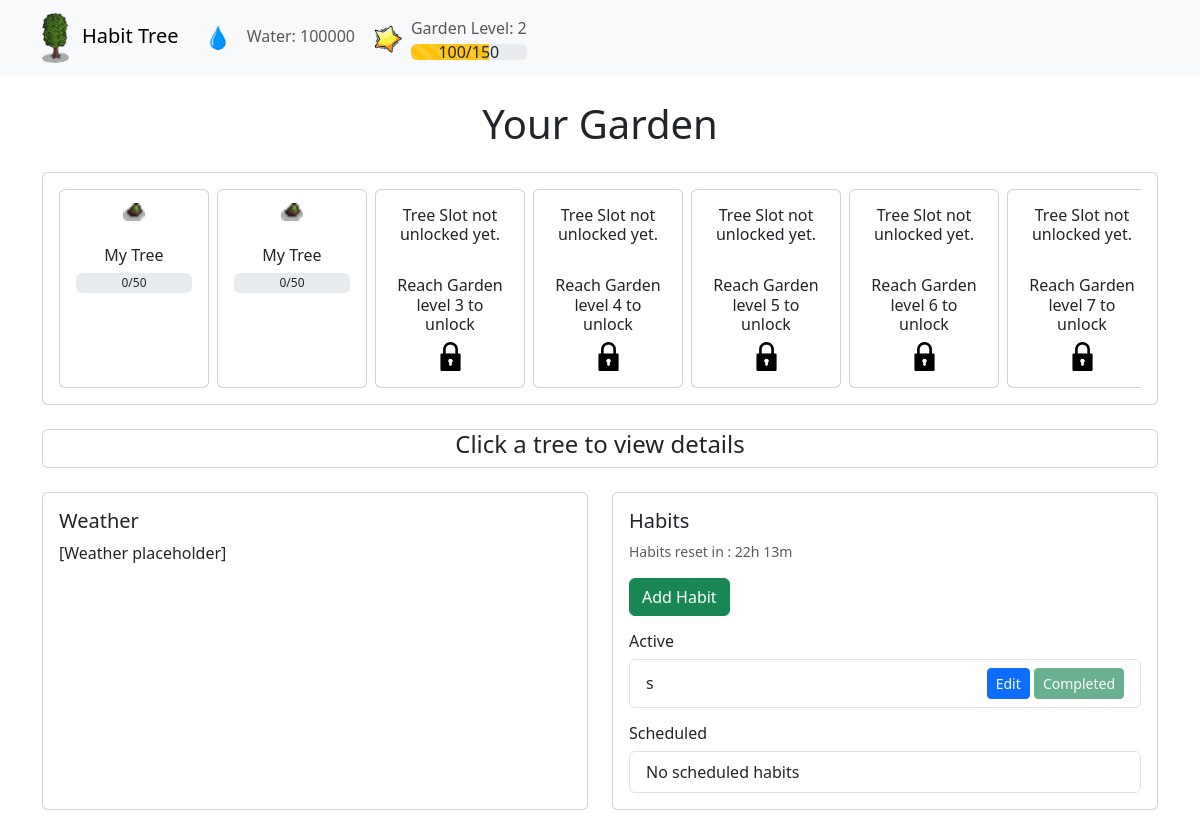
The page / on the database its author committed.
### tables this page shows
CREATE TABLE Garden (
                Creation_Date TEXT,
                Level INTEGER,
                Experience INTEGER,
                Experience_Required INTEGER,
                Water INTEGER
            );

CREATE TABLE Trees (
                Name TEXT,
                Creation_Date TEXT,
                Stage INTEGER,
                Water INTEGER,
                Water_Required INTEGER,
                Last_Watered TEXT
            );

CREATE TABLE Habits (
                Name TEXT PRIMARY KEY,
                Creation_Date TEXT,
                Priority INTEGER,
                Days_Of_The_Week TEXT,
                Completed BOOLEAN
            );

### app/app.py (the view)
@app.route('/')
def index():
    db = get_db()
    active, scheduled = process_habits(get_habits_data(db))
    return render_template("index.html",
        trees=process_trees(get_trees_data(db), get_garden_data(db)['Level']),
        active_habits=active,
        scheduled_habits=scheduled,
        garden=get_garden_data(db)
)

### app/app.py (called while the page is built)
def get_db():
    if 'db' not in g:
        g.db = sqlite3.connect(DATABASE)
        g.db.row_factory = sqlite3.Row  # Return rows as dictionaries
    return g.db

def get_garden_data(db):
    return db.execute('''
        SELECT Level, Experience, Experience_Required, Water
        FROM Garden
        LIMIT 1
    ''').fetchone()

def get_trees_data(db):
    return db.execute('''
        SELECT rowid, *, Creation_Date
        FROM Trees
        ORDER BY Creation_Date
        LIMIT 10
    ''').fetchall()

def get_habits_data(db):
    return db.execute('''
        SELECT Name, Creation_Date, Priority, Days_Of_The_Week, Completed
        FROM Habits
    ''').fetchall()

def process_trees(trees_data, garden_level):
    trees = []
    for i in range(10):
        required_level = TREE_REQUIREMENTS[i]
        unlocked = garden_level >= required_level
        planted = i < len(trees_data)
        tree = {
            "unlocked": unlocked,
            "planted": planted,
            "required_level": required_level
        }
        if unlocked and planted:
            tree.update({
                "name": trees_data[i]['Name'],
                "stage": trees_data[i]['Stage'],
                "water": trees_data[i]['Water'],
                "water_required": trees_data[i]['Water_Required'],
                "last_watered": trees_data[i]['Last_Watered']  # This now includes both date and time
            })
        trees.append(tree)
    return trees

def process_habits(habits_data):
    current_day = datetime.datetime.now().strftime("%A")
    active, scheduled = [], []
    for habit in habits_data:
        days = [d.strip() for d in habit['Days_Of_The_Week'].split(',')]
        habit_dict = {
            "name": habit['Name'],
            "creation_date": habit['Creation_Date'],
            "priority": habit['Priority'],
            "days": habit['Days_Of_The_Week'],
            "completed": bool(habit['Completed'])
        }
        if current_day in days:
            active.append(habit_dict)
        else:
            scheduled.append(habit_dict)
    return active, scheduled

### app/templates/index.html (shortened to what this page needs)
<!DOCTYPE html>
<html lang="en">
<head>
    <link href="https://cdn.jsdelivr.net/npm/bootstrap@5.3.0/dist/css/bootstrap.min.css" rel="stylesheet">
</head>
<body>
    <nav class="navbar navbar-expand-lg navbar-light bg-light">
        <div class="container">
            <a class="navbar-brand" href="">
                <img src="/static/tree_stage_6.png" class="me-2" style="height: 2.5em;">
                Habit Tree
            </a>
            <div class="collapse navbar-collapse" id="navbarNav">
                <ul class="navbar-nav">
                    <li class="nav-item">
                        <a class="nav-link">
                            <img src="/static/water_drop.png" class="me-2" style="height: 2em;">
                            Water: {{ garden.water }}
                        </a>
                    </li>
                </ul>
                <ul class="navbar-nav">
                    <li class="nav-item">
                        <a class="nav-link d-flex align-items-center">
                            <img src="/static/experience.png" class="me-2" style="height: 2em;">
                            <div class="d-flex flex-column align-items-center">
                                <span class="mb-1">Garden Level: {{ garden.level }}</span>
                                <div class="position-relative w-100">
                                    <div class="progress">
                                        <div class="progress-bar progress-bar-striped bg-warning" role="progressbar"
                                            style="width: {{ (garden.experience / garden.experience_required * 100) | round(0) }}%;"
                                            aria-valuenow="{{ garden.experience }}" aria-valuemin="0"
                                            aria-valuemax="{{ garden.experience_required }}">
                                        </div>
                                    </div>
                                    <div class="position-absolute top-50 start-50 translate-middle text-dark">
                                        {{ garden.experience }}/{{ garden.experience_required }}
                                    </div>
                                </div>
                            </div>
            </div>
        </div>
    </nav>
    <div class="container my-4">
        <h1 class="mb-4 text-center">Your Garden</h1>
        <div class="card mb-4">
            <div class="card-body">
                <div class="overflow-auto">
                    <div class="d-flex">
                        {% for tree in trees %}
                        {% if tree.unlocked %}
                        {% if tree.planted %}
                        <div class="card me-2" style="min-width: 150px; cursor: pointer;" data-tree="true"
                            data-index="{{ loop.index0 }}" data-name="{{ tree.name }}" data-water="{{ tree.water }}"
                            data-stage="{{ tree.stage }}" data-water-required="{{ tree.water_required }}" data-last-watered="{{ tree.last_watered }}">
                            <div class="text-center p-2">
                                <img src="/static/tree_stage_{{tree.stage}}.png" class="d-inline-block"
                                    alt="Tree Stage">
                            </div>
                            <div class="card-body text-center">
                                <h6 class="card-title mb-2">{{ tree.name }}</h6>
                                <div class="progress" style="height: 20px; position: relative;">
                                    <div
                                        style="position: absolute; top: 0; left: 0; width: 100%; height: 100%; display: flex; align-items: center; justify-content: center; pointer-events: none;">
                                        {{ tree.water }}/{{ tree.water_required }}
                                    </div>
                                </div>
                            </div>
                        </div>
                        {% endif %}
                        {% else %}
                        <div class="card me-2" style="min-width: 150px;">
                            <div class="card-body text-center">
                                <h6 class="card-title mb-2">Tree Slot not unlocked yet.</h6>
                                <br>
                                <h6 class="card-title mb-2">Reach Garden level {{ tree.required_level }} to unlock</h6>
                                <img src="/static/lock.png" class="card-img-top img-fluid w-25" alt="Locked">
                            </div>
                        </div>
                        {% endif %}
                        {% endfor %}
                    </div>
                </div>
            </div>
        </div>
        <div id="instruction" class="card mt-4 mb-4">
            <h4 class="text-center">Click a tree to view details</h4>
        </div>
        <div class="row">
            <div class="col-md-6 mb-4">
                <div class="card h-100">
                    <div class="card-body">
                        <h5 class="card-title">Weather</h5>
                        <p class="card-text">[Weather placeholder]</p>
                    </div>
                </div>
            </div>
            <div class="col-md-6 mb-4">
                <div class="card h-100">
                    <div class="card-body">
                        <h5 class="card-title">Habits</h5>
                        <small class="text-muted d-block mb-3">Habits reset in : 22h 13m</small>
                        <button type="button" class="btn btn-success mb-3" data-bs-toggle="modal"
                            data-bs-target="#habitModal" data-action="add">
                            Add Habit
                        </button>
                        <h6>Active</h6>
                        <div class="list-group mb-3">
                            {% for habit in active_habits %}
                            <div class="list-group-item d-flex justify-content-between align-items-center">
                                {{ habit.name }}
                                <div>
                                    <button type="button" class="btn btn-sm btn-primary" data-bs-toggle="modal"
                                        data-bs-target="#habitModal" data-action="edit" data-habit-id="{{ habit.id }}"
                                        data-habit-name="{{ habit.name }}" data-habit-priority="{{ habit.priority }}"
                                        data-habit-days="{{ habit.days }}">
                                        Edit
                                    </button>
                                    {% if not habit.completed %}
                                    <button type="button" class="btn btn-sm btn-success"
                                        onclick="completeHabit('{{ habit.name }}')">Mark as complete</button>
                                    {% else %}
                                    <button type="button" class="btn btn-sm btn-success" disabled>Completed</button>
                                    {% endif %}
                                </div>
                            </div>
                            {% else %}
                            <div class="list-group-item">No active habits</div>
                            {% endfor %}
                        </div>
                        <h6>Scheduled</h6>
                        <div class="list-group">
                            {% for habit in scheduled_habits %}
                            <div class="list-group-item d-flex justify-content-between align-items-center">
                                {{ habit.name }}
                                <button type="button" class="btn btn-sm btn-primary" data-bs-toggle="modal"
                                    data-bs-target="#habitModal" data-action="edit" data-habit-id="{{ habit.id }}"
                                    data-habit-name="{{ habit.name }}" data-habit-priority="{{ habit.priority }}"
                                    data-habit-days="{{ habit.days }}">
                                    Edit
                                </button>
                            </div>
                            {% else %}
                            <div class="list-group-item">No scheduled habits</div>
                            {% endfor %}
                        </div>
                    </div>
                </div>
            </div>
</body>
</html>

### rows shown on the page
Garden: water "100000", level "2", experience "100", experience_required "150"
Trees: name "My Tree", water "0", water_required "50"
Trees: name "My Tree", water "0", water_required "50"
Habits: name "s", Completed "Completed"

### other values the page prints
{{ tree.required_level }} "3" "4" "5" "6" "7"
